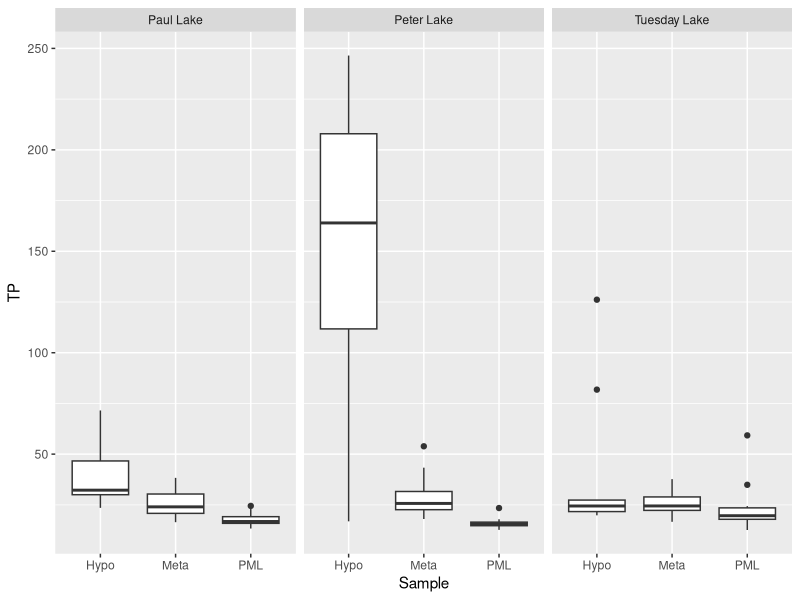
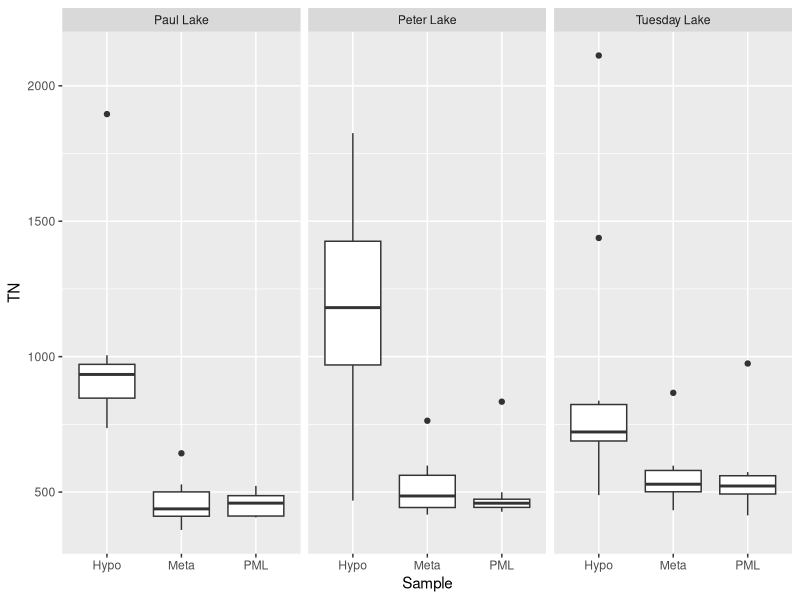
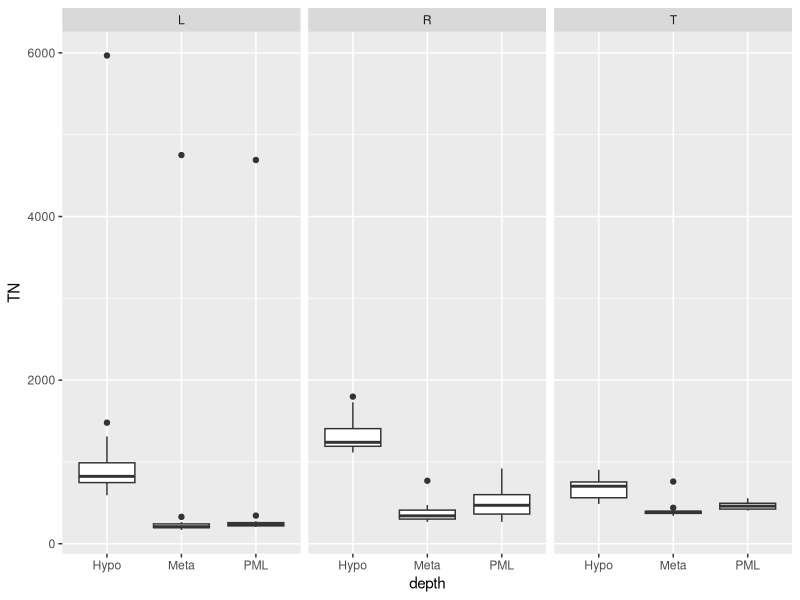
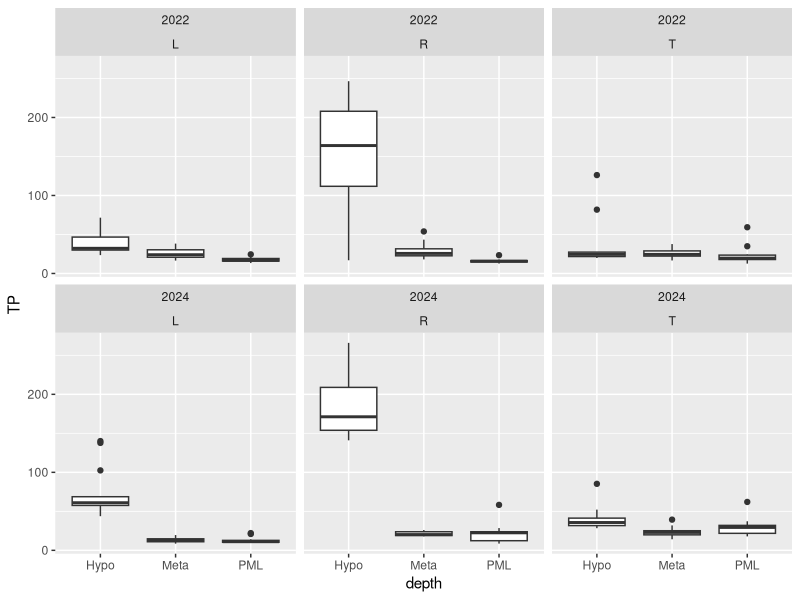
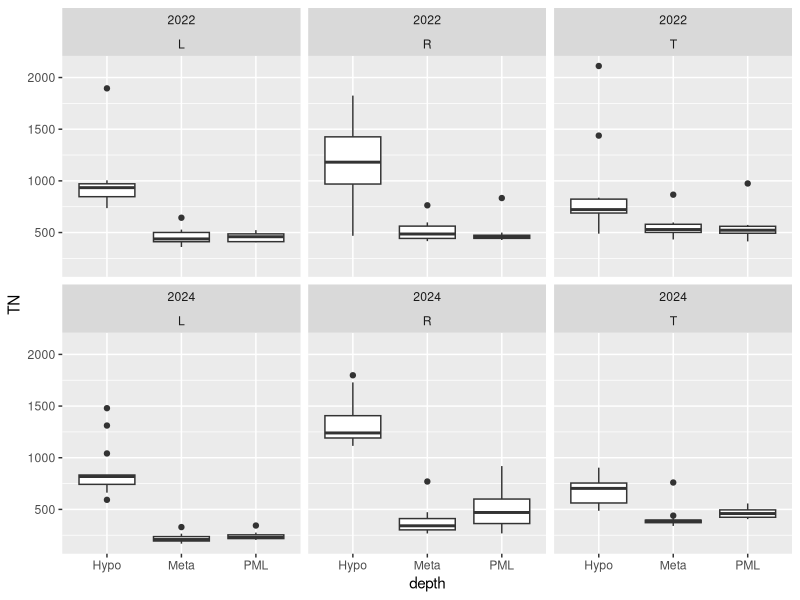

R code for these plots, in order: (Note: this script raises an error after producing the figures.)
# format the nutrient data for 2022 and 2024
library(readxl)
library(tidyverse)

# read in the 2022 data
total.nut22 = read_xlsx("./data/raw data/nutrients/1_8_24_TNTP_Cascade2022.xlsx", sheet = 1)

# reformat with column headings
total.nut22[5,6] = "TN"
total.nut22[5,8] = "TP"

total.nut22 = total.nut22[, -c(1, 5, 7)]

names(total.nut22) = total.nut22[5,]

# read in the 2022 run log
total.nut22.log = read_xlsx("./data/raw data/nutrients/Cascade TN_TP_sample_log_2022.xlsx", sheet = 1)

total.nut22 = total.nut22 %>% rename(SID = Identifier)

total.nut22.log = total.nut22.log %>% mutate(SID = as.character(SID))

# join data to run log
total.nut22.log = total.nut22.log %>% left_join(total.nut22, by = c("SID"))

# mutate to fix many decimal places
total.nut22.log = total.nut22.log %>% mutate(TN = as.numeric(TN), TP = as.numeric(TP)) %>% 
  mutate(TP = round(TP, 3), TN = round(TN, 3)) %>% 
  filter(Location != "DHB")


ggplot(total.nut22.log, aes(x = Sample, y = TP))+
  geom_boxplot()+
  facet_wrap(~Location)

ggplot(total.nut22.log, aes(x = Sample, y = TN))+
  geom_boxplot()+
  facet_wrap(~Location)

# read in the 2024 data
total.nut24 = read_xlsx("./data/raw data/nutrients/12_17_24_TNTP_Cascade.xlsx", sheet = 1)

# read in the 2024 run log
total.nut24.log = read.csv("./data/raw data/nutrients/2024_TNTP_cascade sample list.csv")

total.nut24[5,7] = "TN"
total.nut24[5,9] = "TP"

total.nut24 = total.nut24[, -c(1, 5, 6, 8)]

names(total.nut24) = total.nut24[5,]


total.nut24 = total.nut24 %>% rename(SID = Identifier)

total.nut24.log = total.nut24.log %>% mutate(SID = run_sid)

total.nut24.log = total.nut24.log %>% mutate(SID = toupper(as.character(SID)))

# join data to run log
total.nut24.log = total.nut24.log %>% left_join(total.nut24, by = c("SID"))

# mutate to fix many decimal places
total.nut24.log = total.nut24.log %>% mutate(TN = as.numeric(TN), TP = as.numeric(TP)) %>% 
  mutate(TP = round(TP, 3), TN = round(TN, 3)) 

ggplot(total.nut24.log, aes(x = depth, y = TN))+
  geom_boxplot()+
  facet_wrap(~lake)


# combine the datasets
# remove columns we don't need and rename those we want

# just want lake, depth, date, doy, TN, TP
total.nut24.log = total.nut24.log %>% select(lake, depth, date, doy, TN, TP)

total.nut24.log = total.nut24.log %>% mutate(date = mdy(date))

total.nut22.log = total.nut22.log %>% rename(lake = Location, depth = Sample, date = Date) %>% 
  mutate(date = ymd(date)) %>% 
  #doy = yday(date) %>% 
  select(lake, depth, date,TN, TP )


total.nut22.log = total.nut22.log %>% 
  mutate(doy = yday(date)) %>% 
  select(lake, depth, date, doy, TN, TP)

# combine with rbind
total.nuts = rbind(total.nut22.log, total.nut24.log) %>% mutate(year = year(date))

# standardize lake names
total.nuts = total.nuts %>% select(lake, year, date, doy, depth, TN, TP)

total.nuts = total.nuts %>% mutate(lake = replace(lake, lake == "Paul Lake", "L"),
                                   lake = replace(lake, lake == "Peter Lake", "R"),
                                   lake = replace(lake, lake == "Tuesday Lake", "T"))

# add a flag column and flag doy 233 in 2024 for Paul, which is extremely high
total.nuts = total.nuts %>% mutate(flag = NA) %>% 
  mutate(flag = replace(flag, lake == "L" & year == 2024 & doy == 233, 1))

ggplot(total.nuts, aes(x = depth, y = TP))+
  geom_boxplot()+
  facet_wrap(year~lake)

ggplot(total.nuts %>% filter(is.na(flag)), aes(x = depth, y = TN))+
  geom_boxplot()+
  facet_wrap(year~lake)


total.nuts24 = total.nuts %>% filter(year == 2024)

write.csv(total.nuts24, "./data/formatted data/2024 TN TP.csv", row.names = FALSE)
